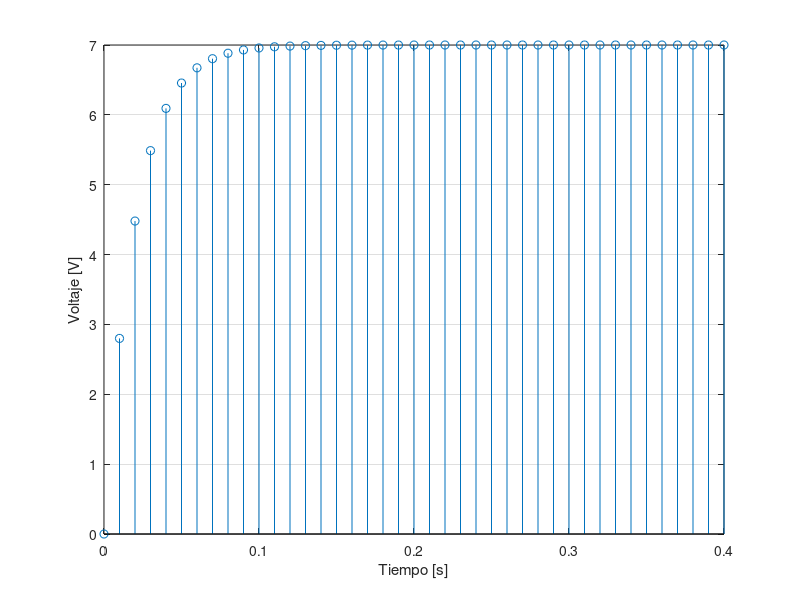

This chart was generated by the following MATLAB code:
% Programa del Ejercicio 2 (rut 18.642.737-8)
a= 1; b=8; c=6; d=4; e=2; f=7; g=3; h=7;
vi= (h*a);
a = (d+e)/10;
dt = 10e-3;
t(1) = 0;
vf(1)= 0;
for i = 2:41;
    t(i)=(i-1)*dt;
    vf(i) = (1-a)*vi+a*vf(i-1);
end
close; stem(t,vf);
ylabel('Voltaje [V]');xlabel('Tiempo [s]'); grid on
